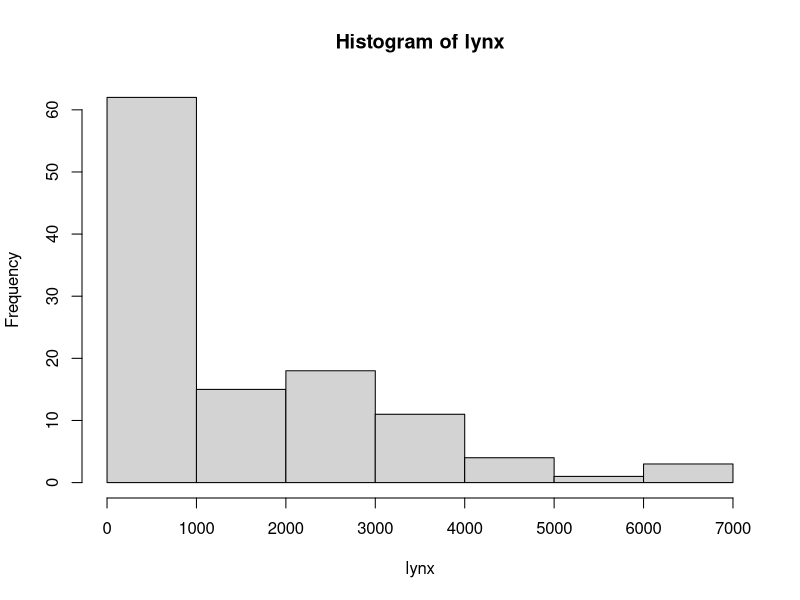
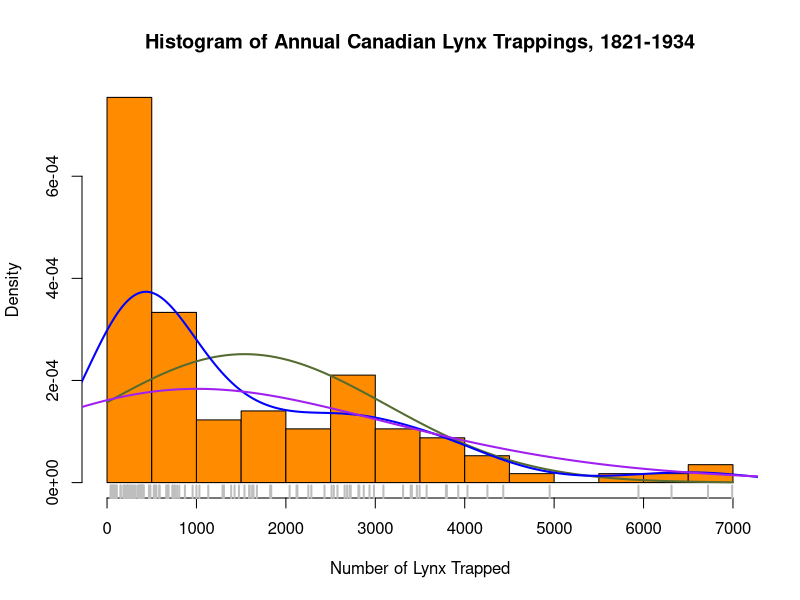

The R script that drew these images, in order:
## ---- chunk 1
library(datasets) 
## ---- chunk 2
head(lynx)
## ---- chunk 3
# Default
hist(lynx)
## ---- chunk 4

# Add some options
hist(lynx,
     breaks = 14,          # "Suggests" 14 bins
     freq   = FALSE,       # Axis shows density, not freq.
     col    = "#FF8C00",  # Color for histogram
     main   = paste("Histogram of Annual Canadian Lynx",
                    "Trappings, 1821-1934"),
     xlab   = "Number of Lynx Trapped")

# Add a normal distribution
curve(dnorm(x, mean = mean(lynx), sd = sd(lynx)),
      col = "#556B2F",  # Color of curve
      lwd = 2,           # Line width of 2 pixels
      add = TRUE) 


# Add two kernel density estimators
lines(density(lynx), col = "blue", lwd = 2)
lines(density(lynx, adjust = 3), col = "purple", lwd = 2)

# Add a rug plot
rug(lynx, lwd = 2, col = "gray")

## ---- chunk 5

# Clear packages
detach("package:datasets", unload = TRUE)  # For base

# Clear console
cat("\014")  # ctrl+L

